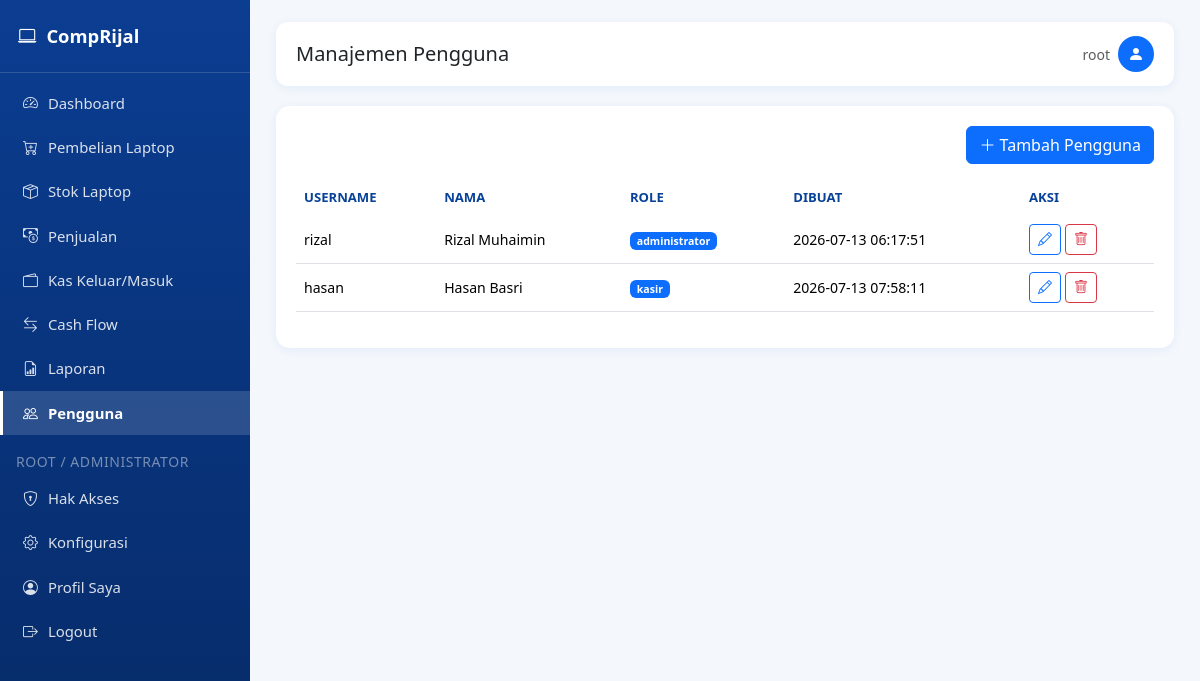
Before: /pengguna (signed in) with the older database file.
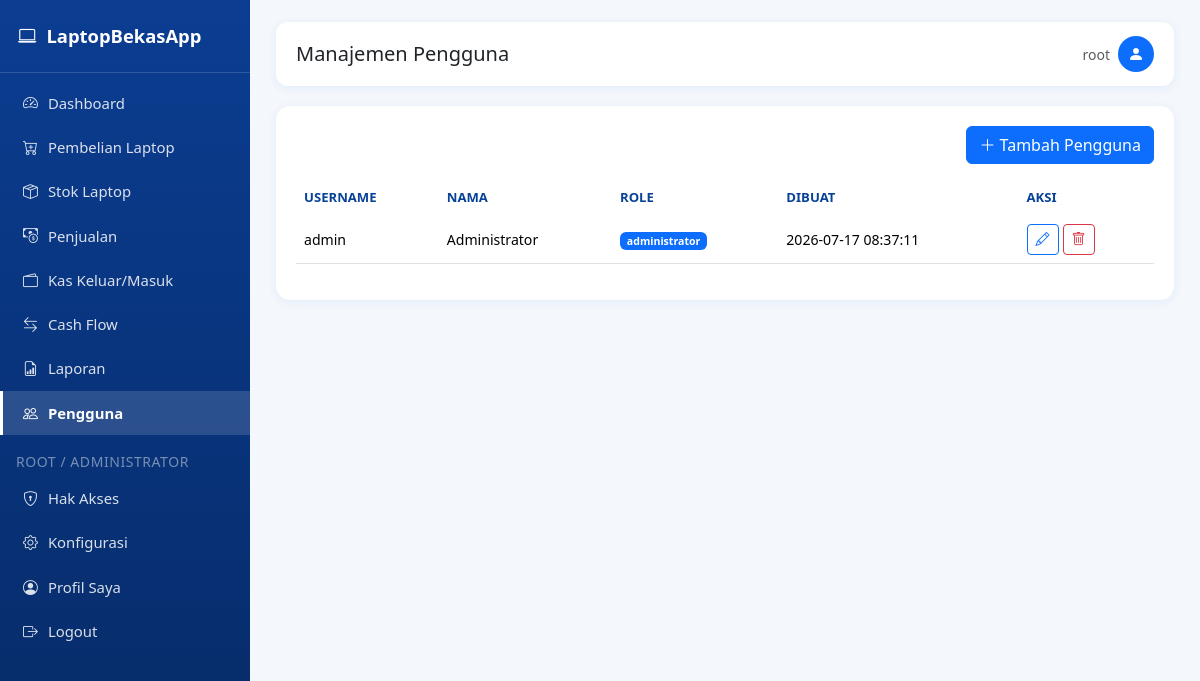
After: the same page with the newer database file.
### tables this page shows
CREATE TABLE settings (
            key TEXT PRIMARY KEY,
            value TEXT
        );

CREATE TABLE users (
            id INTEGER PRIMARY KEY AUTOINCREMENT,
            username TEXT UNIQUE NOT NULL,
            password_hash TEXT NOT NULL,
            nama TEXT,
            role TEXT DEFAULT 'admin',
            created_at TEXT DEFAULT CURRENT_TIMESTAMP
        );

### app.py (the view)
@app.route("/pengguna")
@page_required("pengguna")
def pengguna_list():
    conn = get_db_connection()
    rows = conn.execute("SELECT * FROM users WHERE role != 'root' ORDER BY id ASC").fetchall()
    conn.close()
    return render_template("pengguna_list.html", rows=rows)

### app.py (called while the page is built)
def page_required(page_key):
    def wrapper(f):
        @wraps(f)
        def decorated(*args, **kwargs):
            if "user_id" not in session:
                flash("Silakan login terlebih dahulu.", "warning")
                return redirect(url_for("login"))
            if not has_page_access(session["user_id"], session.get("role"), page_key):
                flash("Anda tidak memiliki hak akses ke halaman ini. Hubungi administrator.", "danger")
                return redirect(url_for("dashboard"))
            return f(*args, **kwargs)
        return decorated
    return wrapper

def can_access_page(page_key: str) -> bool:
    if "user_id" not in session:
        return False
    if page_key in {"konfigurasi", "hak_akses"}:
        return session.get("role") in ("root", "administrator")
    return has_page_access(session["user_id"], session.get("role"), page_key)

@app.context_processor
def inject_globals():
    return {
        "rp": reports.rp,
        "current_year": datetime.now().year,
        "now_date": datetime.now().strftime("%Y-%m-%d"),
        "app_settings": get_all_settings(),
        "can_access_page": can_access_page,
    }

### templates/pengguna_list.html (shortened to what this page needs)
{% extends "base.html" %}
{% block page_title %}Manajemen Pengguna{% endblock %}
{% block content %}
<div class="card-panel">
    <div class="d-flex justify-content-end mb-3">
        <a href="{{ url_for('pengguna_tambah') }}" class="btn btn-primary"><i class="bi bi-plus-lg"></i> Tambah Pengguna</a>
    </div>
    <div class="table-responsive">
        <table class="table table-hover align-middle">
            <thead><tr><th>Username</th><th>Nama</th><th>Role</th><th>Dibuat</th><th class="no-print">Aksi</th></tr></thead>
            <tbody>
                {% for r in rows %}
                <tr>
                    <td>{{ r.username }}</td>
                    <td>{{ r.nama or '-' }}</td>
                    <td><span class="badge bg-primary">{{ r.role }}</span></td>
                    <td>{{ r.created_at }}</td>
                    <td class="no-print">
                        <div class="d-flex gap-1">
                            <a href="{{ url_for('pengguna_edit', id=r.id) }}" class="btn btn-sm btn-outline-primary" title="Edit"><i class="bi bi-pencil"></i></a>
                            <form method="POST" action="{{ url_for('pengguna_hapus', id=r.id) }}" onsubmit="return confirmDelete(this)">
                                <button class="btn btn-sm btn-outline-danger" title="Hapus"><i class="bi bi-trash"></i></button>
                            </form>
                        </div>
                    </td>
                </tr>
                {% endfor %}
            </tbody>
        </table>
    </div>
</div>
{% endblock %}

### templates/base.html (shortened to what the changed rows need)
<!DOCTYPE html>
<html lang="id">
<head>
    <link href="{{ url_for('static', filename='css/bootstrap.min.css') }}" rel="stylesheet">
    <link href="{{ url_for('static', filename='css/bootstrap-icons.css') }}" rel="stylesheet">
    <link href="{{ url_for('static', filename='css/style.css') }}" rel="stylesheet">
</head>
<body>
    <nav class="sidebar" id="sidebar">
        <div class="brand">
            <i class="bi bi-laptop"></i>
            <span>{{ app_settings.app_title }}</span>
        </div>
    </nav>
    <div class="main-content">
        {% block content %}{% endblock %}
    </div>
</body>
</html>

Changed rows visible on the page:
removed users: username "rizal", nama "Rizal Muhaimin", role "administrator", created_at "2026-07-13 06:17:51"
removed users: username "hasan", nama "Hasan Basri", role "kasir", created_at "2026-07-13 07:58:11"
changed settings: app_title "CompRijal" → "LaptopBekasApp"
added users: username "admin", nama "Administrator", role "administrator", created_at "2026-07-17 08:37:11"
